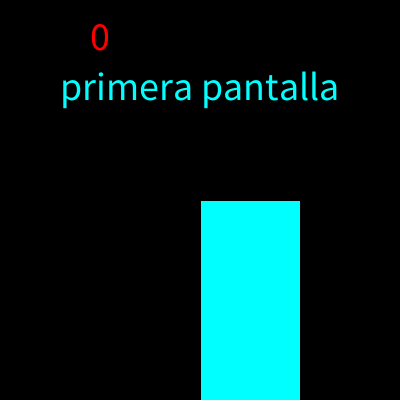
Frame 1 (no input)
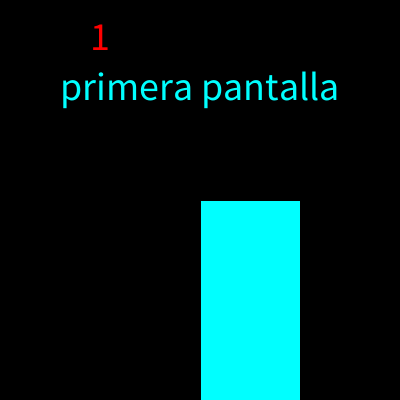
Frame 60 (the mouse pressed at the canvas centre just before this capture)
Frame 120 (the mouse held since frame 60 and released just before this capture): identical to frame 60, image omitted

The Processing sketch that drew these frames (run headless with seeded random() and noise(); from frame 60 on, the mouse is pressed at the canvas centre):

// Processing sketch: estados
// ── estados.pde

int segundos;
void setup() {
  size(400, 400);
  textAlign(CENTER);
  textSize(40);
}
void draw() {
  background(0);
  if (frameCount%60==0) {
    segundos++;
  }
  if (segundos<=3) {
    fill(0, 255, 255);
    rect(200, 200, 100, 250);
    text("primera pantalla", width/2, 100);
  } else if (segundos >3 && segundos <6) {
    fill(244, 255, 0);
    ellipse(200, 200, 100, 250);
    text("segundo pantalla", width/2, 100);
  } else {
    fill(0, 244, 0);
    rect(100, 300, 400, 45);
    text("tercera pantalla", width/2, 100);
  }

  fill(255, 0, 0);
  text(segundos, 100, 50);
  println(segundos);
}
void mousePressed() {
  segundos = 0;
}
